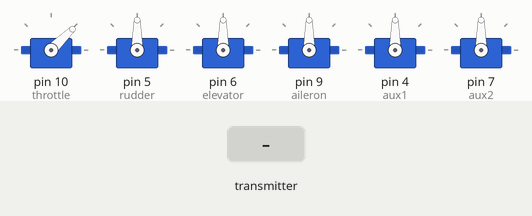
Recording of a sketch running on a simulated Arduino Uno, built with avr-gcc and run on an emulated ATmega328P. On the bench: 6 × servo. Inputs (shaded band) come from the test bench. No radio packets arrive unless stated; what the sketch prints to the serial monitor is not drawn.

Above: at 1.2 s.
1.3 s: the transmitter starts sending throttle = 0
At 1.9 s:
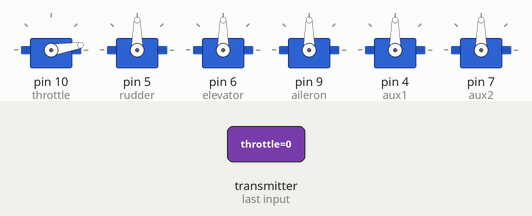
2.8 s: the transmitter starts sending throttle = 255
At 3.7 s:
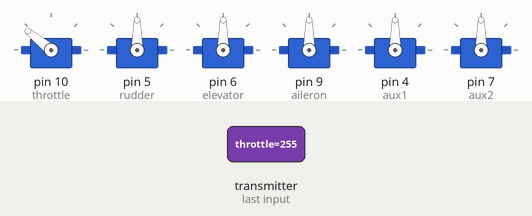
Timing chart, 0 to 5.8 s (numbered marks = the images above; inputs shaded):
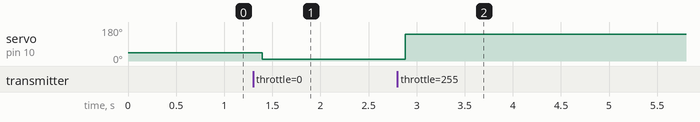

The sketch:

rc_receiver_code.ino
```cpp
#include <SPI.h>
#include <nRF24L01.h>
#include <RF24.h>
#include <Servo.h>

RF24 radio(3, 2);
const byte address[6] = "00001";
unsigned long lastReceiveTime = 0;
unsigned long currentTime = 0;

Servo throttle;
Servo rudder;
Servo elevator;
Servo aileron;

Servo aux1;
Servo aux2;

int throttleValue;
int rudderValue;
int elevatorValue;
int aileronValue;

struct Data_Package {
  byte yaw;
  byte throttle;
  byte j1Button;

  byte roll;
  byte pitch;
  byte j2Button;

  byte pot1;
  byte pot2;
  byte AUX1;
  byte AUX2;
  byte button1;
  byte button2;
  byte button3;
  byte button4;
};

Data_Package data;


void setup() {

  throttle.attach(10);
  rudder.attach(5);
  elevator.attach(6);
  aileron.attach(9);

  aux1.attach(4);
  aux2.attach(7);


  Serial.begin(9600);
  radio.begin();
  radio.openReadingPipe(0, address);
  radio.setAutoAck(false);
  radio.setDataRate(RF24_250KBPS);
  radio.setPALevel(RF24_PA_LOW);
  radio.startListening();
  resetData();

}
void loop() {
  if (radio.available()) {
    radio.read(&data, sizeof(Data_Package));
    lastReceiveTime = millis();
  }

  currentTime = millis();
  if ( currentTime - lastReceiveTime > 1000 ) {
    resetData();
  }

  Serial.print("j1PotX: ");
  Serial.print(data.yaw);
  Serial.print("; j1PotY: ");
  Serial.print(data.throttle);

  Serial.print("j2PotX: ");
  Serial.print(data.roll);
  Serial.print("; j2PotY: ");
  Serial.print(data.pitch);

  throttleValue = constrain(data.throttle, 80, 255);
  throttleValue = map(throttleValue, 127, 255, 1000, 2000);
  throttle.writeMicroseconds(throttleValue);

}

void resetData() {

  data.yaw = 127;
  data.throttle = 127;
  data.roll = 127;
  data.pitch = 127;
  data.j1Button = 1;
  data.j2Button = 1;
  data.pot1 = 1;
  data.pot2 = 1;
  data.AUX1 = 1;
  data.AUX2 = 1;
  data.button1 = 1;
  data.button2 = 1;
  data.button3 = 1;
  data.button4 = 1;
}
```

Measured:
- after the input at 1.3 s, servo on pin 10 (throttle): 44° → 9° after 0.10 s
- after the input at 2.8 s, servo on pin 10 (throttle): 9° → 141° after 0.08 s
